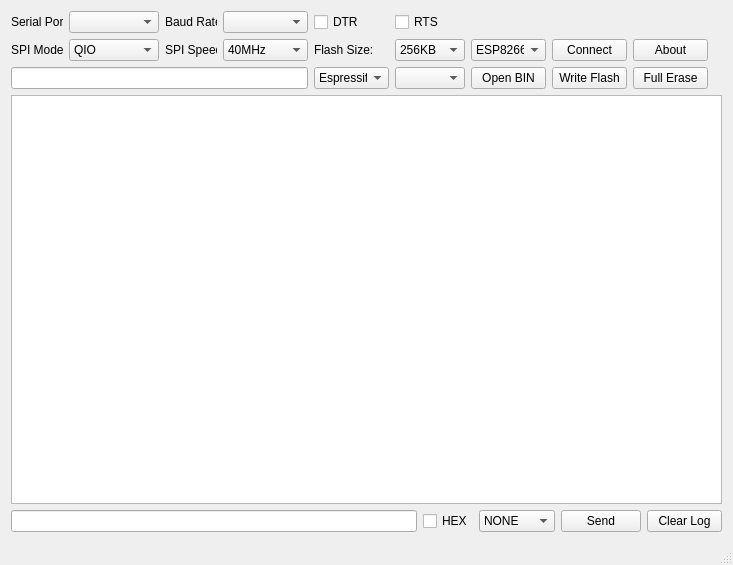
<?xml version="1.0" encoding="UTF-8"?>
<ui version="4.0">
 <class>MainWindow</class>
 <widget class="QMainWindow" name="MainWindow">
  <property name="geometry">
   <rect>
    <x>0</x>
    <y>0</y>
    <width>733</width>
    <height>565</height>
   </rect>
  </property>
  <property name="windowTitle">
   <string>ESP Serial Monitor+</string>
  </property>
  <widget class="QWidget" name="centralWidget">
   <layout class="QGridLayout" name="gridLayout">
    <item row="7" column="0">
     <layout class="QHBoxLayout" name="horizontalLayout_6">
      <item>
       <widget class="QLineEdit" name="lineEdit"/>
      </item>
      <item>
       <widget class="QCheckBox" name="checkBoxHexMode">
        <property name="maximumSize">
         <size>
          <width>50</width>
          <height>16777215</height>
         </size>
        </property>
        <property name="text">
         <string>HEX</string>
        </property>
       </widget>
      </item>
      <item>
       <widget class="QComboBox" name="comboBoxSpecialChars">
        <item>
         <property name="text">
          <string>NONE</string>
         </property>
        </item>
        <item>
         <property name="text">
          <string>CR</string>
         </property>
        </item>
        <item>
         <property name="text">
          <string>LF</string>
         </property>
        </item>
        <item>
         <property name="text">
          <string>CR+LF</string>
         </property>
        </item>
        <item>
         <property name="text">
          <string>CTRL+Z</string>
         </property>
        </item>
        <item>
         <property name="text">
          <string>ESC</string>
         </property>
        </item>
       </widget>
      </item>
      <item>
       <widget class="QPushButton" name="pushButtonSend">
        <property name="text">
         <string>Send</string>
        </property>
       </widget>
      </item>
      <item>
       <widget class="QPushButton" name="pushButtonClear">
        <property name="minimumSize">
         <size>
          <width>75</width>
          <height>0</height>
         </size>
        </property>
        <property name="maximumSize">
         <size>
          <width>75</width>
          <height>16777215</height>
         </size>
        </property>
        <property name="text">
         <string>Clear Log</string>
        </property>
       </widget>
      </item>
     </layout>
    </item>
    <item row="0" column="0">
     <layout class="QGridLayout" name="gridLayout_4">
      <property name="topMargin">
       <number>0</number>
      </property>
      <item row="2" column="9">
       <widget class="QWidget" name="widget_3" native="true"/>
      </item>
      <item row="2" column="0" colspan="4">
       <widget class="QLineEdit" name="lineEditFirmware">
        <property name="maximumSize">
         <size>
          <width>16777215</width>
          <height>16777215</height>
         </size>
        </property>
       </widget>
      </item>
      <item row="2" column="8">
       <widget class="QPushButton" name="pushButtonErase">
        <property name="minimumSize">
         <size>
          <width>75</width>
          <height>0</height>
         </size>
        </property>
        <property name="maximumSize">
         <size>
          <width>75</width>
          <height>16777215</height>
         </size>
        </property>
        <property name="text">
         <string>Full Erase</string>
        </property>
       </widget>
      </item>
      <item row="0" column="1">
       <widget class="QComboBox" name="cbxPort">
        <property name="minimumSize">
         <size>
          <width>90</width>
          <height>0</height>
         </size>
        </property>
        <property name="maximumSize">
         <size>
          <width>90</width>
          <height>16777215</height>
         </size>
        </property>
       </widget>
      </item>
      <item row="0" column="2">
       <widget class="QLabel" name="label_2">
        <property name="minimumSize">
         <size>
          <width>52</width>
          <height>0</height>
         </size>
        </property>
        <property name="maximumSize">
         <size>
          <width>52</width>
          <height>16777215</height>
         </size>
        </property>
        <property name="text">
         <string>Baud Rate:</string>
        </property>
       </widget>
      </item>
      <item row="2" column="6">
       <widget class="QPushButton" name="pushButtonBrowse">
        <property name="minimumSize">
         <size>
          <width>75</width>
          <height>0</height>
         </size>
        </property>
        <property name="maximumSize">
         <size>
          <width>75</width>
          <height>16777215</height>
         </size>
        </property>
        <property name="text">
         <string>Open BIN</string>
        </property>
       </widget>
      </item>
      <item row="2" column="5">
       <widget class="QComboBox" name="cbxFlashSpeed">
        <property name="enabled">
         <bool>true</bool>
        </property>
        <property name="minimumSize">
         <size>
          <width>70</width>
          <height>0</height>
         </size>
        </property>
        <property name="maximumSize">
         <size>
          <width>70</width>
          <height>16777215</height>
         </size>
        </property>
       </widget>
      </item>
      <item row="2" column="7">
       <widget class="QPushButton" name="pushButtonBurn">
        <property name="minimumSize">
         <size>
          <width>75</width>
          <height>0</height>
         </size>
        </property>
        <property name="maximumSize">
         <size>
          <width>75</width>
          <height>16777215</height>
         </size>
        </property>
        <property name="text">
         <string>Write Flash</string>
        </property>
       </widget>
      </item>
      <item row="2" column="4">
       <widget class="QComboBox" name="cbxIDE">
        <property name="minimumSize">
         <size>
          <width>75</width>
          <height>0</height>
         </size>
        </property>
        <property name="maximumSize">
         <size>
          <width>75</width>
          <height>16777215</height>
         </size>
        </property>
        <item>
         <property name="text">
          <string>Espressif</string>
         </property>
        </item>
        <item>
         <property name="text">
          <string>Arduino</string>
         </property>
        </item>
        <item>
         <property name="text">
          <string>PlatformIO</string>
         </property>
        </item>
       </widget>
      </item>
      <item row="0" column="0">
       <widget class="QLabel" name="label">
        <property name="minimumSize">
         <size>
          <width>52</width>
          <height>0</height>
         </size>
        </property>
        <property name="maximumSize">
         <size>
          <width>52</width>
          <height>16777215</height>
         </size>
        </property>
        <property name="text">
         <string>Serial Port:</string>
        </property>
       </widget>
      </item>
      <item row="0" column="3">
       <widget class="QComboBox" name="cbxSpeed">
        <property name="minimumSize">
         <size>
          <width>85</width>
          <height>0</height>
         </size>
        </property>
        <property name="maximumSize">
         <size>
          <width>85</width>
          <height>16777215</height>
         </size>
        </property>
       </widget>
      </item>
      <item row="0" column="4">
       <widget class="QCheckBox" name="checkBoxDtr">
        <property name="minimumSize">
         <size>
          <width>75</width>
          <height>0</height>
         </size>
        </property>
        <property name="maximumSize">
         <size>
          <width>75</width>
          <height>16777215</height>
         </size>
        </property>
        <property name="text">
         <string>DTR</string>
        </property>
       </widget>
      </item>
      <item row="1" column="0">
       <widget class="QLabel" name="label_3">
        <property name="minimumSize">
         <size>
          <width>52</width>
          <height>0</height>
         </size>
        </property>
        <property name="maximumSize">
         <size>
          <width>52</width>
          <height>16777215</height>
         </size>
        </property>
        <property name="text">
         <string>SPI Mode:</string>
        </property>
       </widget>
      </item>
      <item row="1" column="4">
       <widget class="QLabel" name="label_5">
        <property name="minimumSize">
         <size>
          <width>75</width>
          <height>0</height>
         </size>
        </property>
        <property name="maximumSize">
         <size>
          <width>75</width>
          <height>16777215</height>
         </size>
        </property>
        <property name="text">
         <string>Flash Size:</string>
        </property>
       </widget>
      </item>
      <item row="1" column="7">
       <widget class="QPushButton" name="pushButtonOpen">
        <property name="minimumSize">
         <size>
          <width>75</width>
          <height>0</height>
         </size>
        </property>
        <property name="maximumSize">
         <size>
          <width>75</width>
          <height>16777215</height>
         </size>
        </property>
        <property name="text">
         <string>Connect</string>
        </property>
       </widget>
      </item>
      <item row="1" column="8">
       <widget class="QPushButton" name="pushButtonAbout">
        <property name="minimumSize">
         <size>
          <width>75</width>
          <height>0</height>
         </size>
        </property>
        <property name="maximumSize">
         <size>
          <width>75</width>
          <height>16777215</height>
         </size>
        </property>
        <property name="text">
         <string>About</string>
        </property>
       </widget>
      </item>
      <item row="1" column="2">
       <widget class="QLabel" name="label_4">
        <property name="minimumSize">
         <size>
          <width>52</width>
          <height>0</height>
         </size>
        </property>
        <property name="maximumSize">
         <size>
          <width>52</width>
          <height>16777215</height>
         </size>
        </property>
        <property name="text">
         <string>SPI Speed:</string>
        </property>
       </widget>
      </item>
      <item row="1" column="5">
       <widget class="QComboBox" name="cbxSpiSize">
        <property name="minimumSize">
         <size>
          <width>70</width>
          <height>0</height>
         </size>
        </property>
        <property name="maximumSize">
         <size>
          <width>70</width>
          <height>16777215</height>
         </size>
        </property>
        <property name="currentIndex">
         <number>0</number>
        </property>
        <item>
         <property name="text">
          <string>256KB</string>
         </property>
        </item>
        <item>
         <property name="text">
          <string>512KB</string>
         </property>
        </item>
        <item>
         <property name="text">
          <string>1MB</string>
         </property>
        </item>
        <item>
         <property name="text">
          <string>2MB</string>
         </property>
        </item>
        <item>
         <property name="text">
          <string>4MB</string>
         </property>
        </item>
        <item>
         <property name="text">
          <string>8MB</string>
         </property>
        </item>
        <item>
         <property name="text">
          <string>16MB</string>
         </property>
        </item>
        <item>
         <property name="text">
          <string>32MB</string>
         </property>
        </item>
        <item>
         <property name="text">
          <string>64MB</string>
         </property>
        </item>
        <item>
         <property name="text">
          <string>128MB</string>
         </property>
        </item>
       </widget>
      </item>
      <item row="1" column="3">
       <widget class="QComboBox" name="cbxSpiSpeed">
        <property name="minimumSize">
         <size>
          <width>85</width>
          <height>0</height>
         </size>
        </property>
        <property name="maximumSize">
         <size>
          <width>85</width>
          <height>16777215</height>
         </size>
        </property>
        <property name="currentIndex">
         <number>0</number>
        </property>
        <item>
         <property name="text">
          <string>40MHz</string>
         </property>
        </item>
        <item>
         <property name="text">
          <string>26.7MHz</string>
         </property>
        </item>
        <item>
         <property name="text">
          <string>20MHz</string>
         </property>
        </item>
        <item>
         <property name="text">
          <string>80MHz</string>
         </property>
        </item>
       </widget>
      </item>
      <item row="1" column="1">
       <widget class="QComboBox" name="cbxSpiMode">
        <property name="minimumSize">
         <size>
          <width>90</width>
          <height>0</height>
         </size>
        </property>
        <property name="maximumSize">
         <size>
          <width>90</width>
          <height>16777215</height>
         </size>
        </property>
        <item>
         <property name="text">
          <string>QIO</string>
         </property>
        </item>
        <item>
         <property name="text">
          <string>QOUT</string>
         </property>
        </item>
        <item>
         <property name="text">
          <string>DIO</string>
         </property>
        </item>
        <item>
         <property name="text">
          <string>DOUT</string>
         </property>
        </item>
        <item>
         <property name="text">
          <string>FASTRD</string>
         </property>
        </item>
       </widget>
      </item>
      <item row="1" column="6">
       <widget class="QComboBox" name="cbxChip">
        <property name="minimumSize">
         <size>
          <width>75</width>
          <height>0</height>
         </size>
        </property>
        <property name="maximumSize">
         <size>
          <width>75</width>
          <height>16777215</height>
         </size>
        </property>
        <item>
         <property name="text">
          <string>ESP8266</string>
         </property>
        </item>
        <item>
         <property name="text">
          <string>ESP32</string>
         </property>
        </item>
       </widget>
      </item>
      <item row="0" column="5">
       <widget class="QCheckBox" name="checkBoxRts">
        <property name="minimumSize">
         <size>
          <width>70</width>
          <height>0</height>
         </size>
        </property>
        <property name="maximumSize">
         <size>
          <width>70</width>
          <height>16777215</height>
         </size>
        </property>
        <property name="text">
         <string>RTS</string>
        </property>
       </widget>
      </item>
      <item row="1" column="9">
       <widget class="QWidget" name="widget" native="true"/>
      </item>
      <item row="0" column="9">
       <widget class="QWidget" name="widget_2" native="true"/>
      </item>
     </layout>
    </item>
    <item row="1" column="0">
     <layout class="QGridLayout" name="gridLayout_5">
      <property name="topMargin">
       <number>0</number>
      </property>
      <item row="0" column="0">
       <widget class="QPlainTextEdit" name="plainTextEdit">
        <property name="readOnly">
         <bool>true</bool>
        </property>
       </widget>
      </item>
     </layout>
    </item>
   </layout>
  </widget>
  <widget class="QStatusBar" name="statusBar"/>
 </widget>
 <layoutdefault spacing="6" margin="11"/>
 <resources/>
 <connections/>
</ui>
